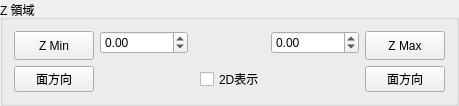
               <widget class="QGroupBox" name="groupBox_ClipZ">
                <property name="title">
                 <string>Z 領域</string>
                </property>
                <layout class="QGridLayout" name="gridLayout_12">
                 <item row="2" column="1" colspan="4">
                  <widget class="RangeSlider" name="horizontalSlider_ClipZ" native="true">
                   <property name="sizePolicy">
                    <sizepolicy hsizetype="Preferred" vsizetype="Preferred">
                     <horstretch>0</horstretch>
                     <verstretch>0</verstretch>
                    </sizepolicy>
                   </property>
                   <property name="sizeIncrement">
                    <size>
                     <width>0</width>
                     <height>0</height>
                    </size>
                   </property>
                  </widget>
                 </item>
                 <item row="3" column="0">
                  <widget class="QPushButton" name="pushButton_ClipZMinView">
                   <property name="sizePolicy">
                    <sizepolicy hsizetype="Fixed" vsizetype="Fixed">
                     <horstretch>0</horstretch>
                     <verstretch>0</verstretch>
                    </sizepolicy>
                   </property>
                   <property name="text">
                    <string>面方向</string>
                   </property>
                  </widget>
                 </item>
                 <item row="1" column="1">
                  <widget class="QDoubleSpinBox" name="doubleSpinBox_ClipZMin">
                   <property name="sizePolicy">
                    <sizepolicy hsizetype="MinimumExpanding" vsizetype="Fixed">
                     <horstretch>0</horstretch>
                     <verstretch>0</verstretch>
                    </sizepolicy>
                   </property>
                   <property name="minimum">
                    <double>-99999999.000000000000000</double>
                   </property>
                   <property name="maximum">
                    <double>99999999.000000000000000</double>
                   </property>
                  </widget>
                 </item>
                 <item row="1" column="4">
                  <widget class="QDoubleSpinBox" name="doubleSpinBox_ClipZMax">
                   <property name="sizePolicy">
                    <sizepolicy hsizetype="MinimumExpanding" vsizetype="Fixed">
                     <horstretch>0</horstretch>
                     <verstretch>0</verstretch>
                    </sizepolicy>
                   </property>
                   <property name="minimum">
                    <double>-99999999.000000000000000</double>
                   </property>
                   <property name="maximum">
                    <double>99999999.000000000000000</double>
                   </property>
                  </widget>
                 </item>
                 <item row="1" column="5" rowspan="2">
                  <widget class="QPushButton" name="pushButton_ClipZMax">
                   <property name="sizePolicy">
                    <sizepolicy hsizetype="Fixed" vsizetype="Preferred">
                     <horstretch>0</horstretch>
                     <verstretch>0</verstretch>
                    </sizepolicy>
                   </property>
                   <property name="layoutDirection">
                    <enum>Qt::RightToLeft</enum>
                   </property>
                   <property name="text">
                    <string>Z Max</string>
                   </property>
                   <property name="checkable">
                    <bool>true</bool>
                   </property>
                  </widget>
                 </item>
                 <item row="1" column="0" rowspan="2">
                  <widget class="QPushButton" name="pushButton_ClipZMin">
                   <property name="sizePolicy">
                    <sizepolicy hsizetype="Fixed" vsizetype="Preferred">
                     <horstretch>0</horstretch>
                     <verstretch>0</verstretch>
                    </sizepolicy>
                   </property>
                   <property name="layoutDirection">
                    <enum>Qt::LeftToRight</enum>
                   </property>
                   <property name="text">
                    <string>Z Min</string>
                   </property>
                   <property name="checkable">
                    <bool>true</bool>
                   </property>
                  </widget>
                 </item>
                 <item row="3" column="5">
                  <widget class="QPushButton" name="pushButton_ClipZMaxView">
                   <property name="sizePolicy">
                    <sizepolicy hsizetype="Fixed" vsizetype="Fixed">
                     <horstretch>0</horstretch>
                     <verstretch>0</verstretch>
                    </sizepolicy>
                   </property>
                   <property name="layoutDirection">
                    <enum>Qt::RightToLeft</enum>
                   </property>
                   <property name="text">
                    <string>面方向</string>
                   </property>
                  </widget>
                 </item>
                 <item row="1" column="3">
                  <spacer name="horizontalSpacer_ClipZ">
                   <property name="orientation">
                    <enum>Qt::Horizontal</enum>
                   </property>
                   <property name="sizeType">
                    <enum>QSizePolicy::Expanding</enum>
                   </property>
                   <property name="sizeHint" stdset="0">
                    <size>
                     <width>0</width>
                     <height>20</height>
                    </size>
                   </property>
                  </spacer>
                 </item>
                 <item row="3" column="3">
                  <layout class="QHBoxLayout" name="horizontalLayout_43">
                   <property name="leftMargin">
                    <number>0</number>
                   </property>
                   <item>
                    <widget class="QCheckBox" name="checkBox_ClipZ2d">
                     <property name="sizePolicy">
                      <sizepolicy hsizetype="Fixed" vsizetype="Fixed">
                       <horstretch>0</horstretch>
                       <verstretch>0</verstretch>
                      </sizepolicy>
                     </property>
                     <property name="text">
                      <string>2D表示</string>
                     </property>
                     <property name="checkable">
                      <bool>true</bool>
                     </property>
                    </widget>
                   </item>
                  </layout>
                 </item>
                </layout>
               </widget>
